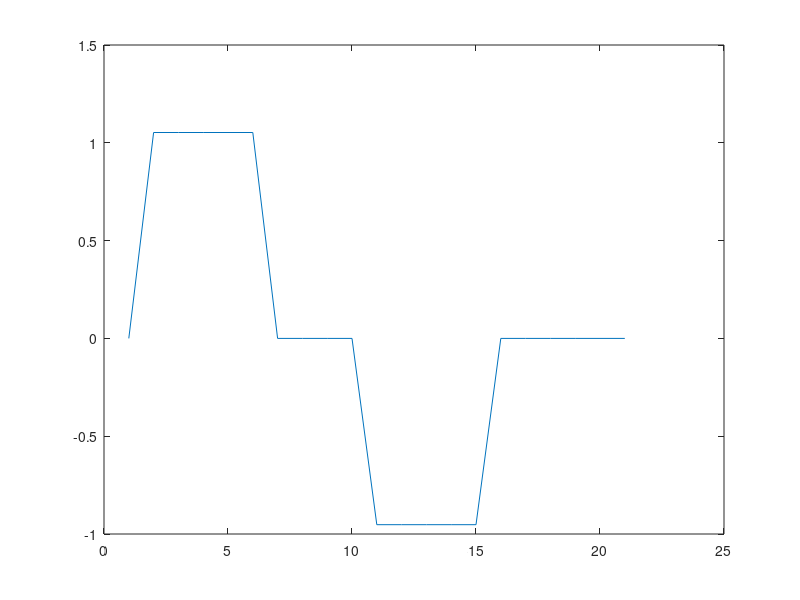
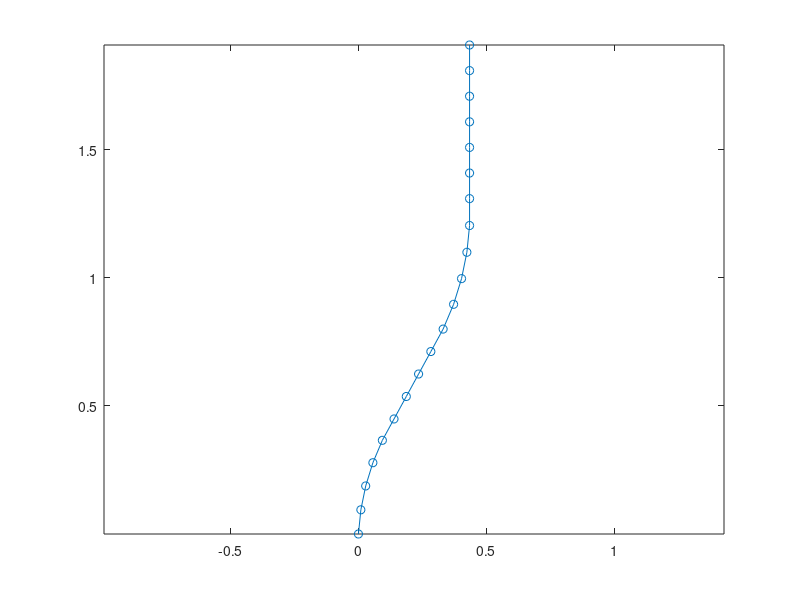

Reproduce these figures in MATLAB, in order.
clear all
close all
clc

x1 = [0:0.1:2];
x2 = [0,0.09,0.18,0.27,0.36,0.45,0.55,0.65,0.75,0.85,0.96,1.07,1.18,1.29,1.40,1.50,1.60,1.70,1.80,1.90,2];

% x1 = [0:0.1:10];
% x2 = x1*0.9;

k = zeros(size(x1));
d = zeros(size(x1));
theta = zeros(size(x1));
x = zeros(size(x1));
y = zeros(size(x1));

D = 0.1;

for i=2:numel(x1)
    d(i) = (x1(i)-x1(i-1)+x2(i)-x2(i-1))/2
    k(i) = 2/D * (x1(i)-x1(i-1)-x2(i)+x2(i-1))/(x1(i)-x1(i-1)+x2(i)-x2(i-1));
    theta(i) = theta(i-1) + d(i)*k(i)*180/pi;
    x(i) = x(i-1) + sind(theta(i))*d(i);
    y(i) = y(i-1) + cosd(theta(i))*d(i);
end

plot(k)
figure
plot(x,y,'-o')
axis equal